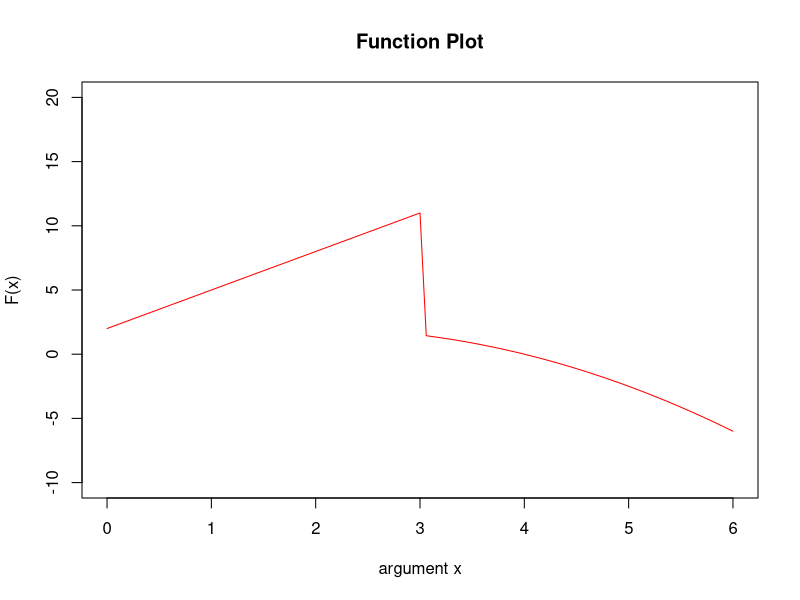

Write R code to recreate this figure.
# Task 11
# Plot the graph of the function
# f(x) = 3*x + 2 , x<=3
# f(x) = 2*x - 0.5 * x^2, x >3
# interval [0,6]

f <- function(x){
  ifelse(x <=3 , 3*x+2, 2*x - 0.5*x^2) 
}
curve(expr = f,from = 0,to = 6,main = 'Function Plot', xlab = 'argument x',
      ylab = 'F(x)',col = "red",xlim = c(0,6),ylim = c(-10,20))


